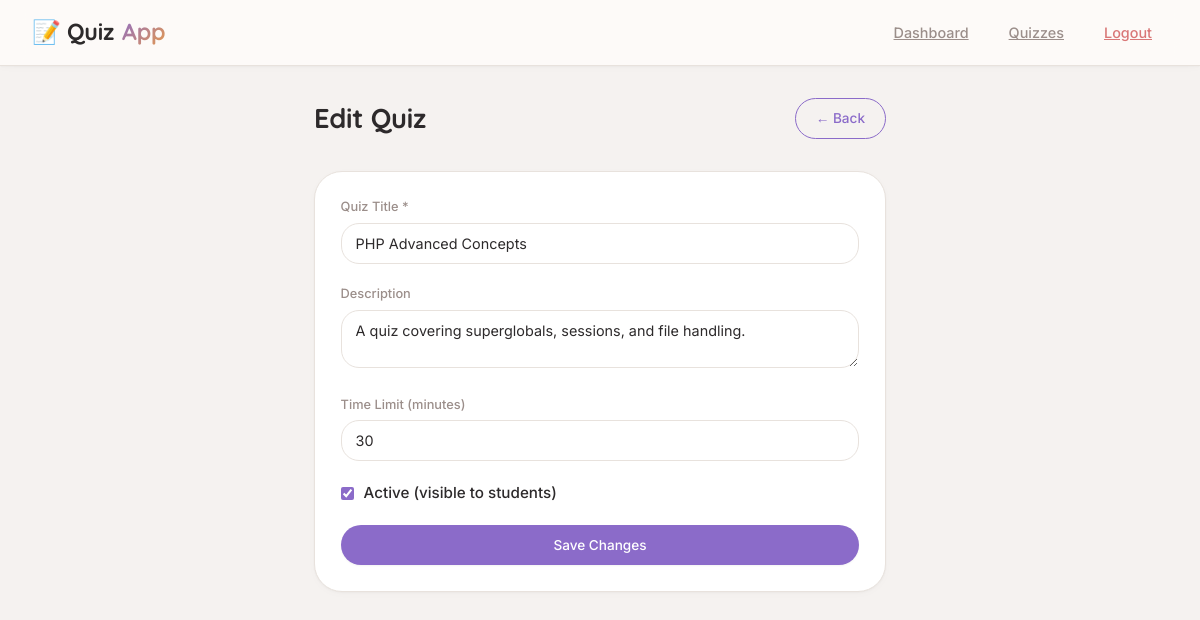
Page /admin/edit_quiz.php?id=4 (signed in) on the committed database.
### tables this page shows
CREATE TABLE `quizzes` (
  `id` int(11) NOT NULL,
  `title` varchar(200) NOT NULL,
  `description` text DEFAULT NULL,
  `time_limit` int(11) DEFAULT 30,
  `created_by` int(11) DEFAULT NULL,
  `is_active` tinyint(1) DEFAULT 1,
  `created_at` timestamp NOT NULL DEFAULT current_timestamp()
);

### admin/edit_quiz.php (the view, shortened to what this page needs)
<?php
require_once '../includes/db.php';
$id = (int)($_GET['id'] ?? 0);
$stmt = $conn->prepare("SELECT * FROM quizzes WHERE id = ?");
$stmt->bind_param("i", $id);
$stmt->execute();
$quiz = $stmt->get_result()->fetch_assoc();
?>
<!DOCTYPE html>
<html lang="en">
<head>
<link rel="stylesheet" href="../assets/css/style.css">
</head>
<body>
<nav class="navbar">
    <div class="logo">📝 Quiz<span>App</span></div>
    <div class="nav-links">
        <a href="dashboard.php">Dashboard</a>
        <a href="quizzes.php">Quizzes</a>
        <a href="../logout.php" style="color:var(--danger)">Logout</a>
    </div>
</nav>
<div class="container-sm">
    <div class="page-header">
        <h2>Edit Quiz</h2>
        <a href="quizzes.php" class="btn btn-outline">← Back</a>
    </div>
    <div class="card">
        <form method="POST">
            <div class="form-group">
                <label>Quiz Title *</label>
                <input type="text" name="title" required value="<?= htmlspecialchars($quiz['title']) ?>">
            </div>
            <div class="form-group">
                <label>Description</label>
                <textarea name="description"><?= htmlspecialchars($quiz['description']) ?></textarea>
            </div>
            <div class="form-group">
                <label>Time Limit (minutes)</label>
                <input type="number" name="time_limit" min="1" max="180" value="<?= $quiz['time_limit'] ?>">
            </div>
            <div class="form-group" style="display:flex; align-items:center; gap:10px;">
                <input type="checkbox" name="is_active" id="is_active" <?= $quiz['is_active'] ? 'checked' : '' ?>
                       style="width:auto; accent-color:var(--accent);">
                <label for="is_active" style="margin:0; color:var(--text); font-size:0.95rem;">Active (visible to students)</label>
            </div>
            <button type="submit" class="btn btn-primary" style="width:100%; justify-content:center; padding:12px;">
                Save Changes
            </button>
        </form>
    </div>
</div>
</body>
</html>

### assets/css/style.css (style rules this page uses)
:root { --bg: #F5F2F0; --surface: #FDFBF9; --card: #FFFFFF; --border: #E8E2DD; --accent: #8B6BC9; --accent2: #E89B4A; --accent3: #5EAA78; --text: #2D2A2B; --muted: #9B8E8A; --danger: #D97777; --success: #7BAF8E; --warning: #E8964B; --radius-sm: 12px; --radius-md: 18px; --radius-lg: 28px; --shadow-sm: 0 2px 8px rgba(0, 0, 0, 0.02), 0 1px 2px rgba(0, 0, 0, 0.03); --shadow-md: 0 8px 24px rgba(0, 0, 0, 0.05); --shadow-lg: 0 20px 35px -12px rgba(0, 0, 0, 0.08); --transition: all 0.25s cubic-bezier(0.2, 0.9, 0.4, 1.1); }
* { margin: 0; padding: 0; box-sizing: border-box; }
body { font-family: 'Inter', -apple-system, BlinkMacSystemFont, 'Segoe UI', sans-serif; background: var(--bg); color: var(--text); line-height: 1.5; font-size: 15px; -webkit-font-smoothing: antialiased; }
h1, h2, h3, h4, .logo, .timer-display, .stat-card .stat-val, .score-circle .score-num { font-family: 'Quicksand', 'Inter', sans-serif; font-weight: 600; letter-spacing: -0.2px; }
.navbar { background: rgba(253, 251, 249, 0.92); backdrop-filter: blur(12px); border-bottom: 1px solid var(--border); padding: 0 2rem; display: flex; align-items: center; justify-content: space-between; height: 66px; position: sticky; top: 0; z-index: 100; box-shadow: var(--shadow-sm); }
.navbar .logo { font-family: 'Quicksand', sans-serif; font-size: 1.45rem; font-weight: 700; color: var(--text); display: flex; align-items: center; gap: 8px; }
.navbar .logo span { background: linear-gradient(135deg, var(--accent), var(--accent2)); -webkit-background-clip: text; background-clip: text; color: transparent; }
.nav-links { display: flex; gap: 0.5rem; align-items: center; }
.nav-links a { color: var(--muted); font-size: 0.9rem; font-weight: 500; padding: 8px 16px; border-radius: 40px; transition: var(--transition); }
.btn { display: inline-flex; align-items: center; gap: 8px; padding: 9px 20px; border-radius: 40px; border: none; cursor: pointer; font-family: 'Inter', sans-serif; font-size: 0.85rem; font-weight: 500; transition: var(--transition); text-decoration: none; }
.btn-primary { background: var(--accent); color: white; box-shadow: 0 1px 2px rgba(0,0,0,0.05); }
.btn-outline { background: transparent; color: var(--accent); border: 1px solid var(--accent); }
.container-sm { max-width: 620px; margin: 0 auto; padding: 2rem 1.5rem; }
.card { background: var(--card); border: 1px solid var(--border); border-radius: var(--radius-lg); padding: 1.6rem; transition: var(--transition); box-shadow: var(--shadow-sm); }
.form-group { margin-bottom: 1.3rem; }
.form-group label { display: block; font-size: 0.8rem; font-weight: 500; color: var(--muted); margin-bottom: 6px; }
.form-group input, .form-group textarea, .form-group select { width: 100%; background: #FFFFFF; border: 1px solid var(--border); border-radius: var(--radius-md); padding: 11px 14px; color: var(--text); font-family: 'Inter', sans-serif; font-size: 0.9rem; transition: var(--transition); }
.page-header { display: flex; align-items: center; justify-content: space-between; margin-bottom: 2rem; flex-wrap: wrap; gap: 1rem; }
.page-header h2 { font-size: 1.7rem; font-weight: 700; color: var(--text); }

### rows in the picture
quizzes: title "PHP Advanced Concepts", description "A quiz covering superglobals, sessions, and file handling.", time_limit "30", is_active "☑"
